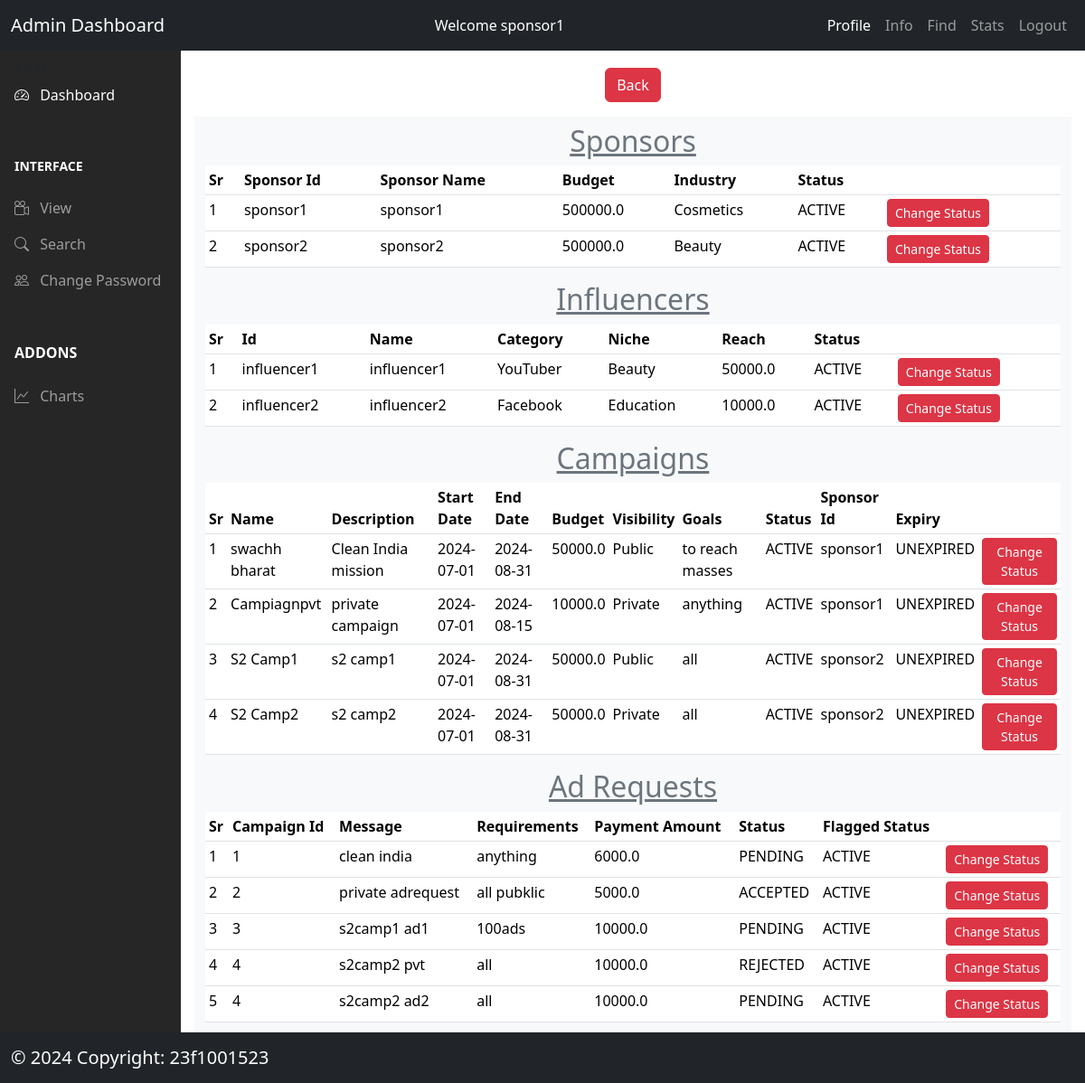
The page /admin/info (signed in) on the database its author committed.
### models/model.py (models this page shows, shortened)
class Sponsor(db.Model):
  __tablename__ = "sponsors"
  id = db.Column(db.Integer, autoincrement=True, primary_key=True)
  sponsor_id = db.Column(db.String(200), nullable=False, unique=True)
  sponsor_name = db.Column(db.String(300), nullable=False)
  sponsor_password = db.Column(db.String(50), nullable=False)
  industry = db.Column(db.String(200), nullable=False)
  budget = db.Column(db.Float, nullable=False)
  status = db.Column(db.String(200), nullable=False)
  campaigns = db.relationship("Campaign", backref="sponsor", lazy=True)
  create_date = db.Column(db.DateTime, default=datetime.now(timezone.utc))

class Influencer(db.Model):
  __tablename__ = "influencers"
  id = db.Column(db.Integer, autoincrement=True, primary_key=True)
  influencer_id = db.Column(db.String(200), nullable=False, unique=True)
  influencer_name = db.Column(db.String(200), nullable=False)
  influencer_password = db.Column(db.String(50), nullable=False)
  category = db.Column(db.String(200), nullable=False)
  niche = db.Column(db.String(200), nullable=False)
  reach = db.Column(db.Float, nullable=False)
  status = db.Column(db.String(200), nullable=False)
  create_date = db.Column(db.DateTime, default=datetime.now(timezone.utc))
  adrequest = db.relationship("AdRequest", backref="influencer", lazy=True)
  negotiations = db.relationship('Negotiation',
                                 backref='incluencer',
                                 lazy=True)

class Campaign(db.Model):
  __tablename__ = 'campaigns'
  campaign_id = db.Column(db.Integer, autoincrement=True, primary_key=True)
  name = db.Column(db.String(200), nullable=False)
  description = db.Column(db.String(500), nullable=False)
  start_date = db.Column(db.String(200), nullable=False)
  end_date = db.Column(db.String(200), nullable=False)
  budget = db.Column(db.Float, nullable=False)
  visibility = db.Column(db.String(200), nullable=False)
  goals = db.Column(db.String(200), nullable=False)
  status = db.Column(db.String(200), nullable=False)  #active or inactive
  sponsor_id = db.Column(db.String(200),
                         db.ForeignKey("sponsors.sponsor_id"),
                         nullable=False)
  adrequests = db.relationship("AdRequest", backref="campaign", lazy=True)
  create_date = db.Column(db.DateTime, default=datetime.now(timezone.utc))
  expiry = db.Column(db.String(100), nullable=False)  # campaign expiry date

class AdRequest(db.Model):
  __tablename__ = 'adrequests'
  adrequest_id = db.Column(db.Integer, autoincrement=True, primary_key=True)
  message = db.Column(db.String(500), nullable=False)
  requirements = db.Column(db.String(500), nullable=False)
  payment_amount = db.Column(db.Float, nullable=False)
  status = db.Column(db.String(200),
                     nullable=False)  #PENDING/ACCEPTED/REJECTED
  flag_status = db.Column(db.String(50), nullable=False)  #active or inactive
  campaign_id = db.Column(db.String(200),
                          db.ForeignKey("campaigns.campaign_id"),
                          nullable=False)
  influencer_id = db.Column(db.String(200),
                            db.ForeignKey("influencers.influencer_id"))
  create_date = db.Column(db.DateTime, default=datetime.now(timezone.utc))
  negotiations = db.relationship('Negotiation', backref='adrequest', lazy=True)

### controllers/admin.py (the view)
@app.route('/admin/info')
def admin_info():
  admin_id = session["user_id"]
  sponsors = Sponsor.query.all()
  influencers = Influencer.query.all()
  campaigns = Campaign.query.all()
  adrequests = AdRequest.query.all()
  return render_template('/admin/admin_info.html',
                         admin_id=admin_id,
                         sponsors=sponsors,
                         influencers=influencers,
                         campaigns=campaigns,
                         adrequests=adrequests)

### templates/admin/admin_info.html (shortened to what this page needs)
{% extends '/admin/admin_dashboard.html' %}
{% block content %}
<div class='text-center'>
 <a type="button" href='/admin/dashboard' class="btn btn-danger text-white mt-3">Back</a>
  </div>
<div class="container ">
<div class="row justify-content-center mt-3">
  <div class="col bg-light ">
  <div class="mt-2 ">
      {% if sponsors %}
       <h2 class='text-secondary text-center'><u>Sponsors</u></h2>
       <table class='table table-responsive table-sm'>
          <thead class='bg-dark text-white'>
           <th>Sr</th>
           <th>Sponsor Id</th>
           <th>Sponsor Name</th>
           <th>Budget</th>
           <th>Industry</th>
           <th>Status</th>
           <th></th>
          </thead>
         {% for sponsor in sponsors %}
         <tr>
           <td>{{loop.index}}</td>
           <td>{{ sponsor.sponsor_id }}</td>
         <td>{{ sponsor.sponsor_name }}</td>
           <td>{{ sponsor.budget }}</td>
           <td>{{ sponsor.industry }}</td>
           <td>{{ sponsor.status }}</td>
           <td><a href='/admin/sponsor/flag/{{sponsor.sponsor_id}}' class="btn btn-danger btn-sm">Change Status</a>
           </td>
         </tr>
         {% endfor %}
       </table>
       {% endif %}
  </div>
  <div>
    {% if influencers %}
       <h2 class='text-secondary text-center'><u>Influencers</u></h2>
       <table class='table table-responsive table-sm'>
         <thead class='bg-dark text-white'>
           <th>Sr</th>
           <th>Id</th>
           <th>Name</th>
           <th>Category</th>
           <th>Niche</th>
           <th>Reach</th>
           <th>Status</th>
           <th colspan=2></th>
         </thead>
         {% for influencer in influencers %}
         <tr>
           <td>{{loop.index}}</td>
           <td>{{ influencer.influencer_id }}</td>
         <td>{{ influencer.influencer_name }}</td>
           <td>{{ influencer.category }}</td>
           <td>{{ influencer.niche }}</td>
           <td>{{ influencer.reach }}</td>
           <td>{{influencer.status}}</td>
           <td><a  href='/admin/influencer/flag/{{influencer.influencer_id}}' class="btn btn-danger btn-sm">Change Status</a></td>
         </tr>
         {% endfor %}
       </table>
       {% endif %}
  </div>
  <div>
    {% if campaigns %}
     <h2 class='text-secondary text-center'><u>Campaigns</u></h2>
     <table class='table table-responsive table-sm'>
       <thead class='bg-dark text-white'>
       <tr>
         <th>Sr</th>
         <th>Name</th>
         <th>Description</th>
         <th>Start Date</th>
         <th>End Date</th>
         <th>Budget</th>
         <th>Visibility</th>
         <th>Goals</th>
         <th>Status</th>
         <th>Sponsor Id</th>
         <th>Expiry</th>
         <th></th>
       </tr>
       </thead>
       {% for campaign in campaigns %}
       <tr>
         <td>{{loop.index}}</td>
         <td>{{ campaign.name }}</td>
       <td>{{ campaign.description }}</td>
         <td>{{ campaign.start_date }}</td>
         <td>{{ campaign.end_date }}</td>
         <td>{{ campaign.budget }}</td>
         <td>{{campaign.visibility}}</td>
         <td>{{campaign.goals}}</td>
         <td>{{campaign.status}}</td>
         <td>{{campaign.sponsor_id}}</td>
         <td>{{campaign.expiry}}</td>
         <td>
           {% if campaign.status=="ACTIVE" or campaign.status=="INACTIVE" %}
           <a type="button" href='/admin/campaign/flag/{{campaign.campaign_id}}' class="btn btn-danger btn-sm">Change Status</a>
           {% else %}
           <h6 class="text-danger">Already Deleted</h6>
           {% endif %}
         </td>
       </tr>
       {% endfor %}
     </table>
     {% endif %}
  </div>
  <div>
    {% if adrequests %}
     <h2 class='text-secondary text-center'><u>Ad Requests</u></h2>
     <table class='table table-responsive table-sm'>
       <thead class='bg-dark text-white'>
         <th>Sr</th>
         <th>Campaign Id</th>
         <th>Message</th>
         <th>Requirements</th>
         <th>Payment Amount</th>
         <th>Status</th>
          <th>Flagged Status</th>
         <th></th>
       </thead>
       {% for adrequest in adrequests %}
       <tr>
         <td>{{loop.index}}</td>
         <td>{{ adrequest.campaign_id  }}</td>
       <td>{{ adrequest.message  }}</td>
         <td>{{ adrequest.requirements   }}</td>
         <td>{{ adrequest.payment_amount  }}</td>
         <td>{{ adrequest.status }}</td>
         <td>{{ adrequest.flag_status }}</td>
         <td><a  href='/admin/adrequest/flag/{{adrequest.adrequest_id}}' class="btn btn-danger btn-sm">Change Status</a></td>
       </tr>
       {% endfor %}
     </table>
     {% endif %}
  </div>
  </div>
  </div>
  </div>
{% endblock %}

### rows shown on the page
Sponsor: sponsor_id "sponsor1", sponsor_name "sponsor1", budget "500000.0", industry "Cosmetics", status "ACTIVE"
Sponsor: sponsor_id "sponsor2", sponsor_name "sponsor2", budget "500000.0", industry "Beauty", status "ACTIVE"
Influencer: influencer_id "influencer1", influencer_name "influencer1", category "YouTuber", niche "Beauty", reach "50000.0", status "ACTIVE"
Influencer: influencer_id "influencer2", influencer_name "influencer2", category "Facebook", niche "Education", reach "10000.0", status "ACTIVE"
Campaign: name "swachh bharat", description "Clean India mission", start_date "2024-07-01", end_date "2024-08-31", budget "50000.0", visibility "Public", goals "to reach masses", status "ACTIVE", sponsor_id "sponsor1", expiry "UNEXPIRED"
Campaign: name "Campiagnpvt", description "private campaign", start_date "2024-07-01", end_date "2024-08-15", budget "10000.0", visibility "Private", goals "anything", status "ACTIVE", sponsor_id "sponsor1", expiry "UNEXPIRED"
Campaign: name "S2 Camp1", description "s2 camp1", start_date "2024-07-01", end_date "2024-08-31", budget "50000.0", visibility "Public", goals "all", status "ACTIVE", sponsor_id "sponsor2", expiry "UNEXPIRED"
Campaign: name "S2 Camp2", description "s2 camp2", start_date "2024-07-01", end_date "2024-08-31", budget "50000.0", visibility "Private", goals "all", status "ACTIVE", sponsor_id "sponsor2", expiry "UNEXPIRED"
AdRequest: campaign_id "1", message "clean india", requirements "anything", payment_amount "6000.0", status "PENDING", flag_status "ACTIVE"
AdRequest: campaign_id "2", message "private adrequest", requirements "all pubklic", payment_amount "5000.0", status "ACCEPTED", flag_status "ACTIVE"
AdRequest: campaign_id "3", message "s2camp1 ad1", requirements "100ads", payment_amount "10000.0", status "PENDING", flag_status "ACTIVE"
AdRequest: campaign_id "4", message "s2camp2 pvt", requirements "all", payment_amount "10000.0", status "REJECTED", flag_status "ACTIVE"
AdRequest: campaign_id "4", message "s2camp2 ad2", requirements "all", payment_amount "10000.0", status "PENDING", flag_status "ACTIVE"

### other values the page prints
{{ session['user_id'] }} "sponsor1"
